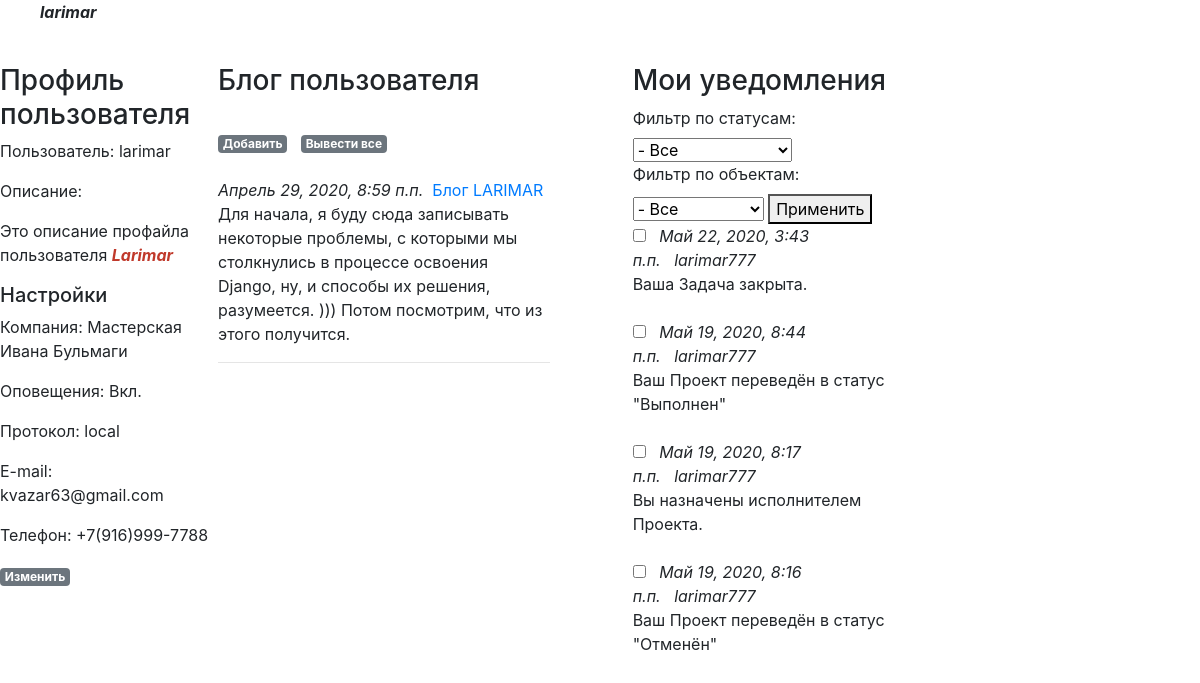
The app's page /accounts/profile0/ (signed in) with its own data.
### accounts/models.py (models this page shows, shortened)
class UserProfile(models.Model):
    user = models.OneToOneField('auth.User', on_delete=models.CASCADE, related_name='result_user_profile', verbose_name="Пользователь")
    company = models.ForeignKey('companies.Company', blank=True, null=True, on_delete=models.CASCADE, related_name='result_company_profile', verbose_name="Организация")
    is_notify = models.BooleanField("Оповещать", default=True)
    protocoltype = models.ForeignKey('main.Dict_ProtocolType', blank=True, null=True, on_delete=models.CASCADE, related_name='result_protocol_type', verbose_name="Протокол оповещения")
    email = models.CharField("E-mail", max_length=64, blank=True, null=True)
    phone = models.CharField("Телефон", max_length=16, blank=True, null=True)
    description = RichTextUploadingField("Описание", blank=True, null=True)
    is_active = models.BooleanField("Активность", default=True)
    class Meta:
        verbose_name = 'Профиль Пользователя'
        verbose_name_plural = 'Профили Пользователей'

### companies/models.py (models this page shows, shortened)
class Company(MPTTModel):
    name = models.CharField("Наименование", max_length=64)
    description = RichTextUploadingField("Описание")
    parent = TreeForeignKey('self', null=True, blank=True, limit_choices_to={'is_active':True}, on_delete=models.CASCADE, related_name='company_children', verbose_name="Головная организация")
    structure_type = models.ForeignKey('Dict_CompanyStructureType', limit_choices_to={'is_active':True}, on_delete=models.CASCADE, related_name='company_structure_type', verbose_name="Тип в оргструктуре")
    type = models.ForeignKey('Dict_CompanyType', limit_choices_to={'is_active':True}, on_delete=models.CASCADE, related_name='company_type', verbose_name="Тип")
    datecreate = models.DateTimeField("Создана", auto_now_add=True)
    author = models.ForeignKey('auth.User', on_delete=models.CASCADE, verbose_name="Автор")
    is_active = models.BooleanField("Активность", default=True)
    class MPTTMeta:
        order_insertion_by = ['name']
    class Meta:
        verbose_name = 'Организация'
        verbose_name_plural = 'Организации'

class Content(models.Model):
    name = models.CharField("Заголовок", max_length=1024)
    announcement = models.TextField("Анонс", max_length=10240, blank=True, null=True)
    description = RichTextUploadingField("Текст", blank=True, null=True)
    datebegin = models.DateTimeField("Начало")
    dateend = models.DateTimeField("Окончание")
    is_ontop = models.BooleanField("Всегда наверху", default=False)
    type = models.ForeignKey('Dict_ContentType', limit_choices_to={'is_active':True}, on_delete=models.CASCADE, related_name='content_type', verbose_name="Тип")
    company = models.ManyToManyField('Company', related_name='content_companies', verbose_name="Организации")
    datecreate = models.DateTimeField("Создан", auto_now_add=True)
    author = models.ForeignKey('auth.User', on_delete=models.CASCADE, verbose_name="Автор")
    place = models.ForeignKey('Dict_ContentPlace', limit_choices_to={'is_active':True}, on_delete=models.CASCADE, related_name='content_place', verbose_name="Место")
    is_active = models.BooleanField("Активность", default=True)
    class Meta:
        ordering = ('-is_ontop','-id')
        verbose_name = 'Контент'
        verbose_name_plural = 'Контент'

### main/models.py (models this page shows, shortened)
class Dict_ProtocolType(models.Model):
    name = models.CharField("Наименование", max_length=64)
    sort = models.PositiveSmallIntegerField(default=1, blank=True, null=True)
    name_lang = models.CharField("Перевод", max_length=64, blank=True, null=True)
    is_active = models.BooleanField("Активность", default=True)
    class Meta:
        ordering = ('sort',)
        verbose_name = 'Протокол оповещения'
        verbose_name_plural = 'Протоколы оповещений'

class Notification(models.Model):
    object = models.ForeignKey('Meta_Object', limit_choices_to={'is_active':True}, on_delete=models.CASCADE, related_name='meta_object', verbose_name="Объект")
    datecreate = models.DateTimeField("Дата", auto_now_add=True)
    author = models.ForeignKey('auth.User', on_delete=models.CASCADE, verbose_name="Автор")
    type = models.ForeignKey('Dict_ProtocolType', limit_choices_to={'is_active':True}, on_delete=models.CASCADE, related_name='protocol_type', verbose_name="Тип")
    sendfrom = models.CharField("От кого", max_length=64, blank=True, null=True)
    theme = models.CharField("Тема", max_length=256, blank=True, null=True)
    text = RichTextUploadingField("Текст", max_length=1024)
    recipient = models.ForeignKey('auth.User', on_delete=models.CASCADE, blank=True, null=True, related_name='notify_recipient', verbose_name="Получатель")
    sendto = models.CharField("Кому", max_length=64, blank=True, null=True)
    datesent = models.DateTimeField("Момент отправки", auto_now_add=False, blank=True, null=True)
    dateread = models.DateTimeField("Момент прочтения", auto_now_add=False, blank=True, null=True)
    response = models.CharField("Ответ", max_length=128, blank=True, null=True)
    is_sent = models.BooleanField("Отправлено", default=False)
    is_read = models.BooleanField("Прочитано", default=False)
    is_active = models.BooleanField("Активность", default=True)
    class Meta:
        verbose_name = 'Оповещение'
        verbose_name_plural = 'Оповещения'

### accounts/views.py (the view)
# urls.py: path('profile0/', views.UserProfileDetail, name='userprofile_detail0'),
@login_required   # декоратор для перенаправления неавторизованного пользователя на страницу авторизации
def UserProfileDetail(request, userid=0, param=''):
    companies_id = request.session['_auth_user_companies_id']
    if userid == 0:
       userid = request.user.id
       if param == 'all':
          content_list = Content.objects.filter(author_id=userid, place_id=3).annotate(cnt=Count('id'))
       else:
          content_list = Content.objects.filter(author_id=userid, is_active=True, datebegin__lte=datetime.now(), dateend__gte=datetime.now(), place_id=3).annotate(cnt=Count('id'))
    else:
       content_list = Content.objects.filter(author_id=userid, is_active=True, datebegin__lte=datetime.now(), dateend__gte=datetime.now(), place_id=3).annotate(cnt=Count('id'))
    user_profile = UserProfile.objects.get(user=userid, is_active=True) #.company_id
    notification_list = Notification.objects.filter(recipient_id=userid, is_active=True, is_read=False, type_id=3)
    metaobject_list = Meta_Object.objects.filter(is_active=True)
    button_userprofile_update = 'Изменить'
    prompt_is_notify = 'Вкл.'
    if user_profile.is_notify == False:
       prompt_is_notify = 'Выкл.'
    return render(request, 'userprofile_detail.html', {
                                                       'user_profile': user_profile,
                                                       'button_userprofile_update': button_userprofile_update,
                                                       'content_list': content_list,
                                                       'user_companies': companies_id,
                                                       'prompt_is_notify': prompt_is_notify,
                                                       'notification_list': notification_list.distinct().order_by("-datecreate"),
                                                       'metaobject_list': metaobject_list.distinct().order_by(),
                                                       })

### templates/userprofile_detail.html (shortened to what this page needs)
{% extends 'base.html' %}
{% block profile %}
<div class="d-table">
   <div class="d-tr">
      <div class="d-td-text">
         <h3>Профиль пользователя</h3>
         <p>Пользователь: {{ user_profile.user.username }}</p>
         <p>Описание: {% autoescape off %}{{ user_profile.description }}{% endautoescape %}</p>
         {% if user_profile.user.id == user.id %}
            <h5>Настройки</h5>
            <p>Компания: {{ user_profile.company.name }}</p>
            <p>Оповещения: {{ prompt_is_notify }} </p>
            <p>Протокол: {{ user_profile.protocoltype.name }}</p>
            <p>E-mail: {{ user_profile.email }}</p>
            <p>Телефон: {{ user_profile.phone }}</p>
            <div class="comment-entry">
               <a href="{% url 'my_account:userprofile_update' user_profile.pk %}" class="top-menu"><span
                     class="badge badge-secondary">{{ button_userprofile_update }}</span></a>
            </div>
         {% endif %}
      </div>
      <div class="d-td-text">
         <h3>Блог пользователя</h3>
            {% if user_profile.user.id == user.id %}
               <br />
               <div style="float: left;" class="content-entry"><a href="{% url 'my_company:content_create' %}"
                    class="top-menu"><span class="badge badge-secondary">Добавить</span></a>
               </div>
               <div style="float: left;" class="content-entry">&nbsp;&nbsp;&nbsp;</div>
               <div style="float: left;" class="content-entry"><a href="{% url 'my_account:userprofile_detail' 0 'all' %}"
                  class="top-menu"><span class="badge badge-secondary">Вывести все</span></a>
               </div>
               <br /><br />
            {% endif %}
            <div class="d-table">
               {% for content in content_list %}
                  <div class="d-tr">
                     <div class="d-td-text">
                        <em>{{ content.datecreate }}</em>&nbsp;
                        <a href="{% url 'my_company:content_detail' content.pk %}">{{ content.name }}</a>
                        <br />
                        {% if content.announcement %}
                           {{ content.announcement }}
                        {% else %}
                           {% autoescape off %}{{ content.description }}{% endautoescape %}
                        {% endif %}
                     </div>
                  </div>
                  <hr>
                  <br />
               {% endfor %}
            </div>
      </div>
      {% if user_profile.user.id == user.id %}
      <div class="d-td-text">
         <div id="ajax_listresult">{% include 'notify_list.html' %}</div>
      </div>
      {% endif %}
   </div>
</div>
{% endblock profile %}

### templates/base.html (shortened to what this page needs)
<!DOCTYPE html>
<html lang="en">
    <head>
        {% load static %}
        <link rel="stylesheet" href="{% static 'css/base.css' %}">
        <link rel="stylesheet" href="{% static 'css/bootstrap.min.css' %}">
        <link rel="stylesheet" href="{% static 'css/hint.css' %}">
        <link rel="stylesheet" href="https://stackpath.bootstrapcdn.com/bootstrap/4.4.1/css/bootstrap.min.css">
        {% block head %}
            {% if user.is_authenticated %}
               <ul>{% load menubuilder %}{% menu main_menu %}
                      <span align="right"><b><i>{{ user.username }}</i></b></span>
               </ul>
            {% else %}
               <ul>{% load menubuilder %}{% menu logout_menu %}
            {% endif %}
        {% endblock %}
    </head>
    <body>
        <br />
        <section id=content>
            {% block profile %}
            {% endblock %}
        </section>
    </body>
</html>

### templates/notify_list.html (shortened to what this page needs)
<h3>Мои уведомления</h3>
<div id="ajax_listresult">
<div class="d-table">
   <form method="GET">
      <label>Фильтр по статусам: </label>
      <select name="select-status" id="statusselectid"  class="select-status">
         <option value="1" {% ifequal "1" status_selectid %} selected="selected" {% endifequal %}>- Все</option>
      </select>
      <label>Фильтр по объектам: </label>
      <select name="select-metaobject" id="metaobjectselectid"  class="select-metaobject">
         <option value="0" {% ifequal 0 metaobject_selectid|add:"0" %} selected="selected" {% endifequal %}>- Все</option>
      </select>
      <button id="selection-button" type="submit" method="GET">Применить</button>
   </form>
{% for notification in notification_list %}
   <div class="d-tr">
      <div class="d-td-text">
         <span class="hint hint--bottom hint--info" data-hint="Отметить прочитанным"><input type="checkbox" value="{{notification.id}}" name="myCheck_{{notification.id}}" /></span>&nbsp;&nbsp;&nbsp;<em>{{ notification.datecreate }}&nbsp;&nbsp;&nbsp;{{ notification.author.username }}</em>&nbsp;&nbsp;&nbsp;<span class="hint hint--bottom hint--info" data-hint="{{ notification.text }}">{{ notification.theme }}</span>
      </div>
   </div>
   <br />
{% endfor %}
</div>
</div>

### static/css/base.css (style rules this page uses)
body { font-family: 'Source Sans Pro', sans-serif; font-size: 18px; }
.comment-entry { margin-bottom: 2rem; }
* { box-sizing: border-box; }
.d-table { display: table; width: 80%; border-collapse: collapse; }
.d-tr { display: table-row; }
.d-td-text { display: table-cell; border: none; vertical-align: top; }

### static/css/hint.css (style rules this page uses)
[class*="hint--"] { position: relative; display: inline-block; }
[class*="hint--"]:before, [class*="hint--"]:after { position: absolute; -webkit-transform: translate3d(0, 0, 0); -moz-transform: translate3d(0, 0, 0); transform: translate3d(0, 0, 0); visibility: hidden; opacity: 0; z-index: 1000000; pointer-events: none; -webkit-transition: 0.3s ease; -moz-transition: 0.3s ease; transition: 0.3s ease; -webkit-transition-delay: 0ms; -moz-transition-delay: 0ms; transition-delay: 0ms; }
[class*="hint--"]:before { content: ''; position: absolute; background: transparent; border: 6px solid transparent; z-index: 1000001; }
[class*="hint--"]:after { background: #383838; color: white; padding: 8px 10px; font-size: 12px; font-family: "Helvetica Neue", Helvetica, Arial, sans-serif; line-height: 12px; white-space: nowrap; }
[class*="hint--"][data-hint]:after { content: attr(data-hint); }
.hint--bottom:before { border-bottom-color: #383838; }
.hint--bottom:before { margin-top: -11px; }
.hint--bottom:before, .hint--bottom:after { top: 100%; left: 50%; }
.hint--bottom:before { left: calc(50% - 6px); }
.hint--bottom:after { -webkit-transform: translateX(-50%); -moz-transform: translateX(-50%); transform: translateX(-50%); }
[class*="hint--"]:after { text-shadow: 0 -1px 0px black; box-shadow: 4px 4px 8px rgba(0, 0, 0, 0.3); }
.hint--info:after { background-color: #3986ac; text-shadow: 0 -1px 0px #1a3c4d; }
.hint--info.hint--bottom:before { border-bottom-color: #3986ac; }

### records on screen
UserProfile: user.username "larimar", description "Это описание профайла пользователя Larimar", company.name "Мастерская Ивана Бульмаги", protocoltype.name "local", email "kvazar63@gmail.com", phone "+7(916)999-7788"
Content: datecreate "Апрель 29, 2020, 8:59 п.п.", name "Блог LARIMAR", announcement "Для начала, я буду сюда записывать некоторые проблемы, с которыми мы столкнулись в процессе освоения Django, ну, и способы их решения, разумеется. ))) Потом посмотрим, что из этого получится."
Notification: datecreate "Май 22, 2020, 3:43 п.п.", author.username "larimar777", theme "Ваша Задача закрыта."
Notification: datecreate "Май 19, 2020, 8:44 п.п.", author.username "larimar777", theme "Ваш Проект переведён в статус \"Выполнен\""
Notification: datecreate "Май 19, 2020, 8:17 п.п.", author.username "larimar777", theme "Вы назначены исполнителем Проекта."
Notification: datecreate "Май 19, 2020, 8:16 п.п.", author.username "larimar777", theme "Ваш Проект переведён в статус \"Отменён\""

### other values on screen
{{ user.username }} "larimar"
{{ prompt_is_notify }} "Вкл."
{{ button_userprofile_update }} "Изменить"
